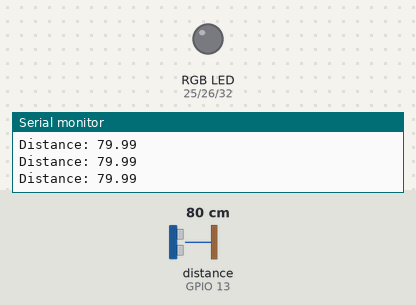
Recording of a sketch running on a simulated ESP32. Parts: an RGB LED mixed from three pins (HIGH = lit), the last lines printed to the serial monitor. Wiring (inferred from the names in the program): ultrasonic range finder: trigger GPIO 12; echo GPIO 13. The test bench sets the inputs (shaded band); at power-on: distance to the obstacle (sensor on GPIO 13) 80 cm. The echo pulse lasts 58.3 µs per cm; dim RGB values are drawn brighter than linear; pins used as bus, display or sensor lines are not drawn.

Above: at 1.2 s.
1.3 s: distance to the obstacle (sensor on GPIO 13) set to 43 cm
2.8 s: distance to the obstacle (sensor on GPIO 13) set to 36 cm
At 3.02 s:
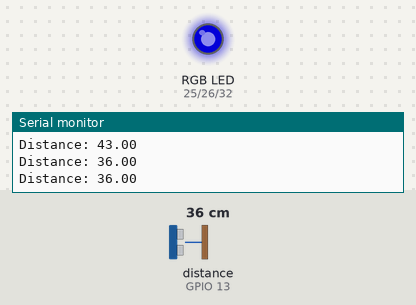
At 8.0 s:
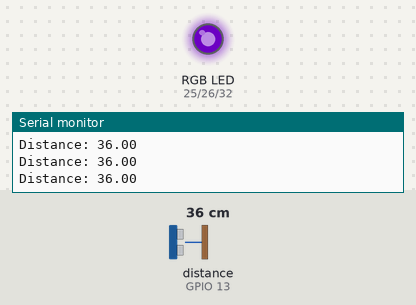
Timing chart, 0 to 17.9 s (numbered marks = the images above; inputs shaded):
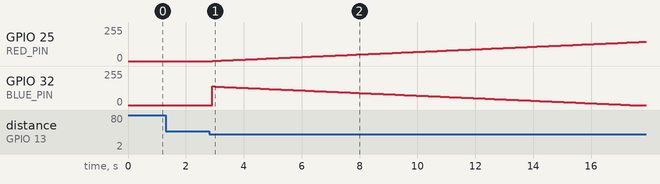

Measured:
- the behaviour switches between 41 and 40 cm on distance to the obstacle (sensor on GPIO 13) (found by bisection; images 0 and 1)
- after the input at 2.8 s, GPIO 25 (RED_PIN): moves from 0/255 to 145/255 over 14.9 s, starting after 0.12 s; GPIO 32 (BLUE_PIN): 0/255 → 139/255 after 0.12 s, → 138/255 0.10 s later, → 137/255 0.10 s later, → 136/255 0.10 s later, … (140 changes in this stretch)

The sketch:

codigo_luces_led_y_sensor_ultrasonico.ino
```cpp
#define RED_PIN 25
#define GREEN_PIN 26
#define BLUE_PIN 32
#define echoPin 13
#define trigPin 12
//   # of milliseconds to pause between each pass of the main Arduino loop
#define Loop_Delay 1

float duration, distance;


//brightness level of each color (0..255)
  int Brightness_R;
  int Brightness_G;
  int Brightness_B;
//fade step counter for LED cycle through off (510 steps), fade on (255 steps),
//    on (510 steps), fade off (255 steps) 1530 total steps
  int FadeStep_R;
  int FadeStep_G;
  int FadeStep_B;
//number of times LED has completed a full fade cycle
//  int CycleCountB;
//  int CycleCountR;
//  int CycleCountG;
//used to establish what values to send to LED strip
//  int ColorValue;
// =====================================
// ARDUINO SETUP ROUTINE
// -------------------------------------
void setup() {
  pinMode(trigPin, OUTPUT);
  pinMode(echoPin, INPUT);

  Serial.begin(9600);

//Serial.begin(9600);
  pinMode(RED_PIN, OUTPUT);
  pinMode(GREEN_PIN, OUTPUT);
  pinMode(BLUE_PIN, OUTPUT);

//set initial strip color. 0(off) to 255(on). can be anything or nothing.
//This value is constrained to 0 - 255. any number higher than 255 will be rounded down to 255.
//                                      any number lower than 0 will be rounded up to 0.
  Brightness_R = 0;
  Brightness_G = 0;
  Brightness_B = 0;

//Set starting fade step position. -764 to -255 = on (brightness level is 255)
//                                 -254 to 0 = fading on (this number *-1 = brightness level)
//                                 0 to 510 = off (brightness level is 0)
//                                 511 to 765 = fading off (this number - 510 = brightness level
//must each be 510 steps apart for smooth color pauses.
//if pauses removed by commenting out or removing ColorValue if statements and rplacing
//with setLEDS (Brightness_R, Brightness_G, Brightness_B); ,which I've already done, these number
//can be any value from -764 to 765 in any combantion, likely making many unplesant fade patterns,
//but also with many possibilities for interesting patterns.  If all values are 510 steps apart
//the results will ROY G BIV either forward or backward and starting at different positions
//depending on the values given. the farther off the 510 steps of seperationg the further from
//ROY G BIV the pattern will move.
  FadeStep_R = 0;      //0      These setting for normal ROY G BIV
  FadeStep_G = 325;    //510
  FadeStep_B = 650;    //-510
//Set each LED's fade cycle counter to 0
//  CycleCountB = 0;
//  CycleCountR = 0;
//  CycleCountG = 0;
}

// =====================================
// ARDUINO MAIN LOOP ROUTINE
// -------------------------------------
void loop() {
   digitalWrite(trigPin, LOW);
  delayMicroseconds(2);
  digitalWrite(trigPin, HIGH);
  delayMicroseconds(10);
  digitalWrite(trigPin, LOW);

  duration = pulseIn(echoPin, HIGH);
  distance = (duration*.0343)/2;
  Serial.print("Distance: ");
  Serial.println(distance);
  delay(100);

  if (distance< 40) {
//decrement each LED's fade step counter by one at the start of each loop
    FadeStep_R = FadeStep_R - 1;
    FadeStep_G = FadeStep_G - 1;
    FadeStep_B = FadeStep_B - 1;

//fade red LED according to it's fade step counter.
 if (FadeStep_R == -764) {FadeStep_R = 765;}
 if (FadeStep_R < 0) {Brightness_R = FadeStep_R * -1;}
 if (FadeStep_R >= 510) {Brightness_R = FadeStep_R - 510;}
// if (FadeStep_R == -510) {CycleCountR = CycleCountR + 1;} //count + 1 for each full fade cycle

//fade green LED according to it's fade step counter.
 if (FadeStep_G == -764) {FadeStep_G = 765;}
 if (FadeStep_G < 0) {Brightness_G = FadeStep_G * -1;}
 if (FadeStep_G >= 510) {Brightness_G = FadeStep_G - 510;}
// if (FadeStep_G == -510) {CycleCountG = CycleCountG + 1;} //count + 1 for each full fade cycle

//fade blue LED according to it's fade step counter.
 if (FadeStep_B == -764) {FadeStep_B = 765;}
 if (FadeStep_B < 0) {Brightness_B = FadeStep_B * -1;}
 if (FadeStep_B >= 510) {Brightness_B = FadeStep_B - 510;}
// if (FadeStep_B == -510) {CycleCountB = CycleCountB + 1;} // count + 1 for each full fade cycle

//  if step counters are intialized 510 steps appart, -510 is the step in each LED's fade cycle
//  that it will be on full brightness while the other 2 LED's are off.

    Brightness_B = constrain(Brightness_B, 0, 255);
    Brightness_G = constrain(Brightness_G, 0, 255);
    Brightness_R = constrain(Brightness_R, 0, 255);

// if (CycleCountB == 8) {CycleCountB = 0;}
// if (CycleCountR == 8) {CycleCountR = 0;}
// if (CycleCountG == 8) {CycleCountG = 0;}

// if (CycleCountR == 2) {ColorValue = 1 ;} //set point for pattern to pause on red
// if (CycleCountR > 2) {ColorValue = 0;}

// if (CycleCountG == 4) {ColorValue = 2;}   //set point for pattern to pause on green
// if (CycleCountG > 4) {ColorValue = 0;}

// if (CycleCountB == 6) {ColorValue = 3;}   //set point for pattern to pause on blue
// if (CycleCountB > 6) {ColorValue = 0;}

//Send brightness levels to LED strip
setLEDS (Brightness_R, Brightness_G, Brightness_B);
// if (ColorValue == 0) {setLEDS (Brightness_R, Brightness_G, Brightness_B);} // default to fade pattern
// if (ColorValue == 1) {setLEDS (255, 0, 0);}  //LED strip red
// if (ColorValue == 2) {setLEDS (0, 255, 0);}  //LED strip green
// if (ColorValue == 3) {setLEDS (0, 0, 255);}  //LED strip blue

 //    slow the loop down a bit
    delay (Loop_Delay);
    }
    else  {setLEDS(0,0,0);}


}
 //    send the LED levels to the Arduino pins
 void setLEDS (int ipR, int ipG, int ipB) {
  analogWrite (RED_PIN, ipR);     // send the red brightness level to the red LED's pin
  analogWrite (GREEN_PIN, ipG);
  analogWrite (BLUE_PIN, ipB);}
```
